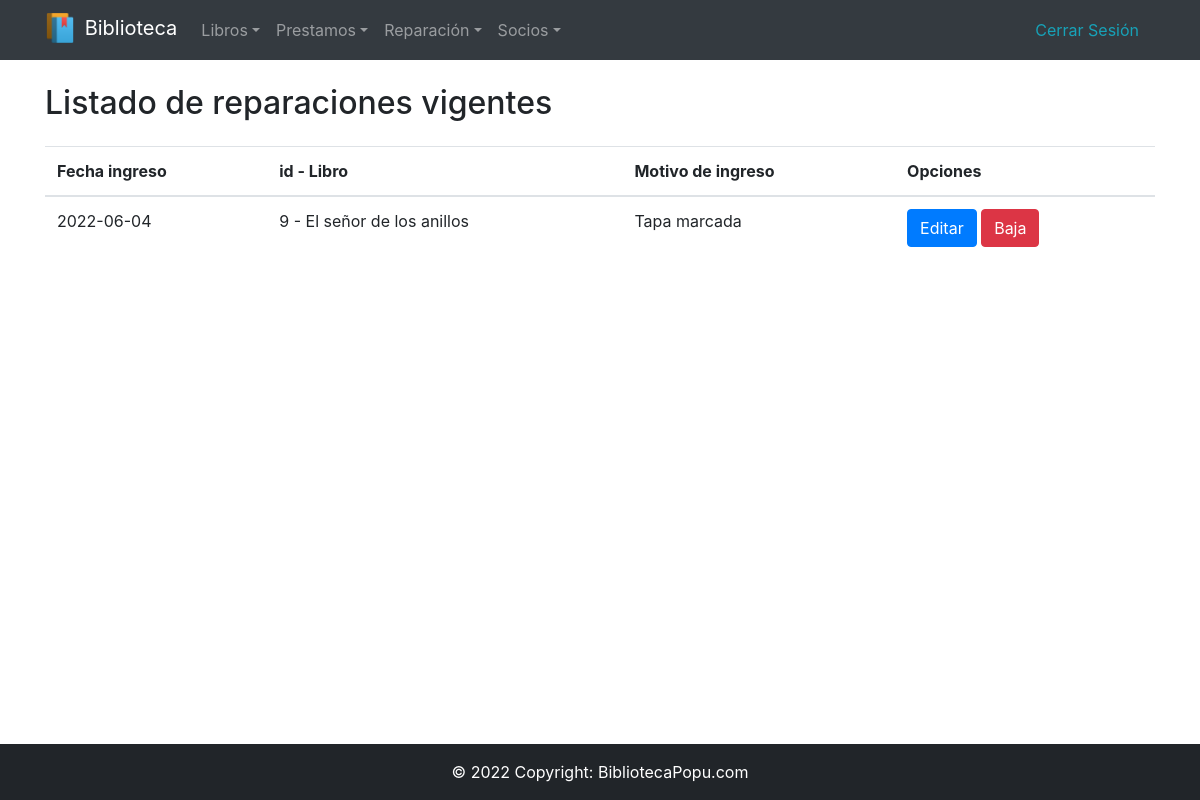
The app's page /templates/Reparaciones/ListaReparacion.php (signed in) with its own data.
### tables this page shows
CREATE TABLE `reparacion` (
  `cod_reparacion` int(11) NOT NULL AUTO_INCREMENT,
  `fingreso` date NOT NULL,
  `motivo` tinytext,
  `fegreso` date DEFAULT NULL,
  `cod_libro` int(11) NOT NULL,
  PRIMARY KEY (`cod_reparacion`)
);

CREATE TABLE `libro` (
  `cod_libro` int(11) NOT NULL AUTO_INCREMENT,
  `titulo` tinytext,
  `editorial` tinytext,
  `fedicion` date DEFAULT NULL,
  `idioma` tinytext,
  `estado` tinytext,
  `cantpaginas` int(11) DEFAULT NULL,
  PRIMARY KEY (`cod_libro`)
);

### config/database.php (called while the page is built, shortened)
<?php
function conectarDB() : mysqli {
    $db = mysqli_connect('localhost', 'root', '', 'biblioteca');
    $db->set_charset("utf8");
    return $db;
}
?>

### templates/Reparaciones/ListaReparacion.php (the view, shortened to what this page needs)
<?php include '../../config/funciones.php';
      include '../../config/database.php';
$query = "SELECT * FROM reparacion r JOIN libro l ON r.cod_libro = l.cod_libro WHERE fegreso is NULL";
$resultado = mysqli_query(conectarDB(), $query);
include '../../Header.php';
if($resultado){
?>
<div class="container mt-4">
    <h2>Listado de reparaciones vigentes</h2>
    <table class="table mt-4"">
        <thead>
            <tr>
                <th>Fecha ingreso</th>
                <th>id - Libro</th>
                <th>Motivo de ingreso</th>
                <th>Opciones</th>
            </tr>
        </thead>
        <tbody>
            <?php while($rep = mysqli_fetch_assoc($resultado)): ?>
            <tr>
                <td><?php echo $rep['fingreso'] ?></td>
                <td><?php echo $rep['cod_libro'] . " - " . $rep['titulo'] ?></td>
                <td><?php echo $rep['motivo'] ?></td>
                <td>
                <a name="" id="" class="btn btn-primary" href="ModificarReparacion.php?id=<?php echo $rep['cod_libro']?>" role="button">Editar</a>
                <a name="" id="" class="btn btn-danger" href="BajaReparacion.php?id=<?php echo $rep['cod_libro']?>" role="button">Baja</a>
                </td>
            </tr>
            <?php endwhile ?>
        </tbody>
    </table>
</div>
<?php
}
include '../../Footer.php';
?>

### records on screen
reparacion: fingreso "2022-06-04", cod_libro.cod_libro "9", cod_libro.titulo "El señor de los anillos", motivo "Tapa marcada"
